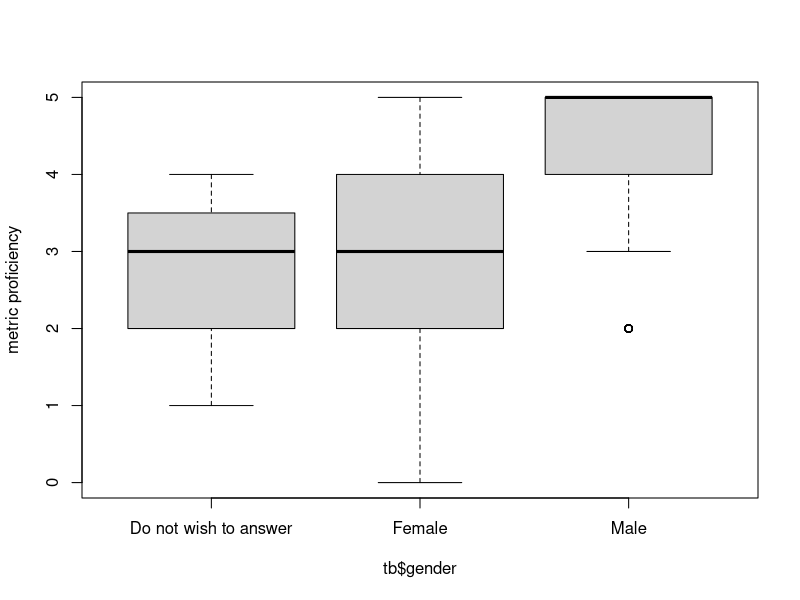
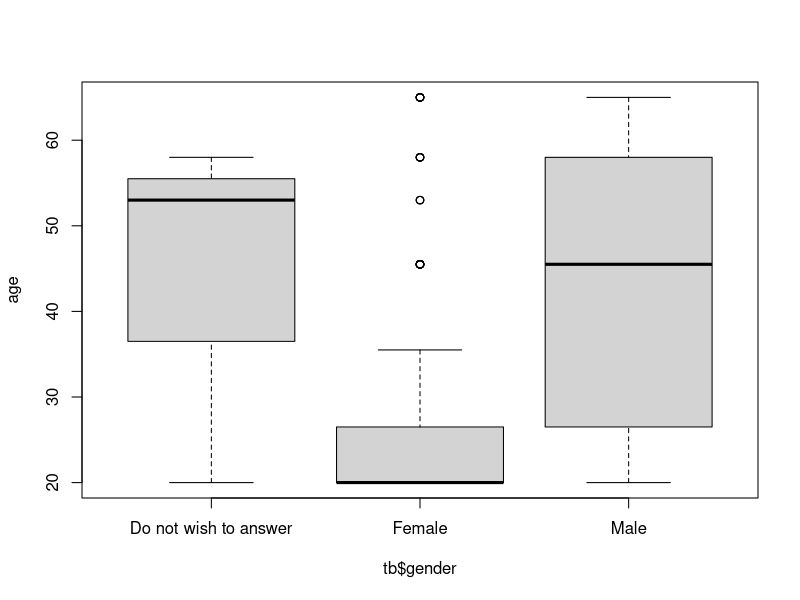
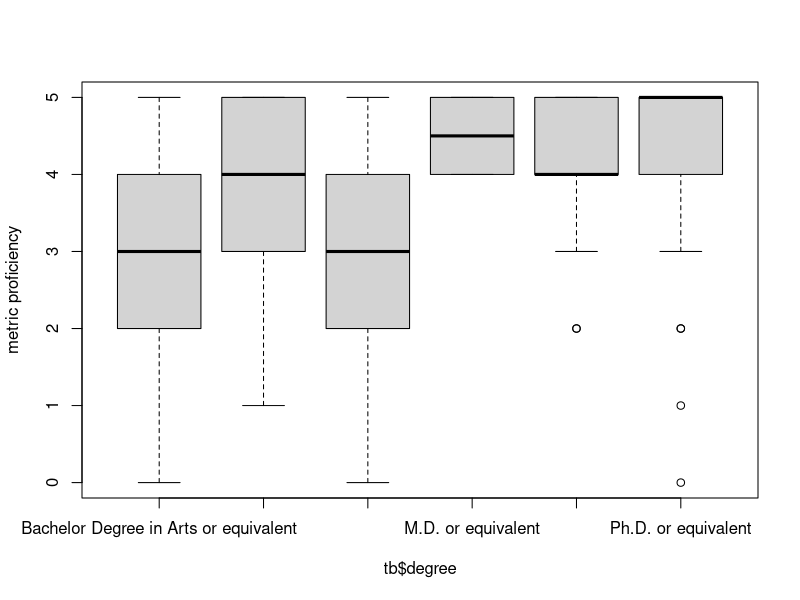
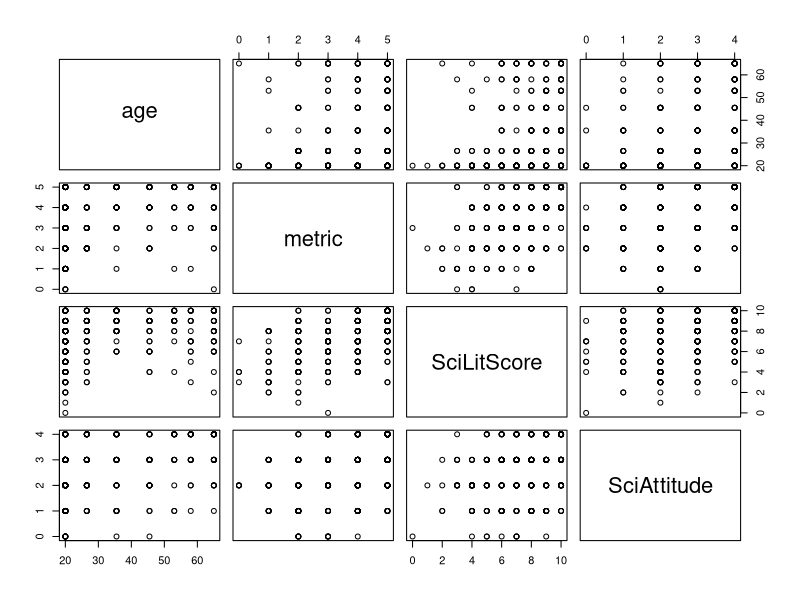
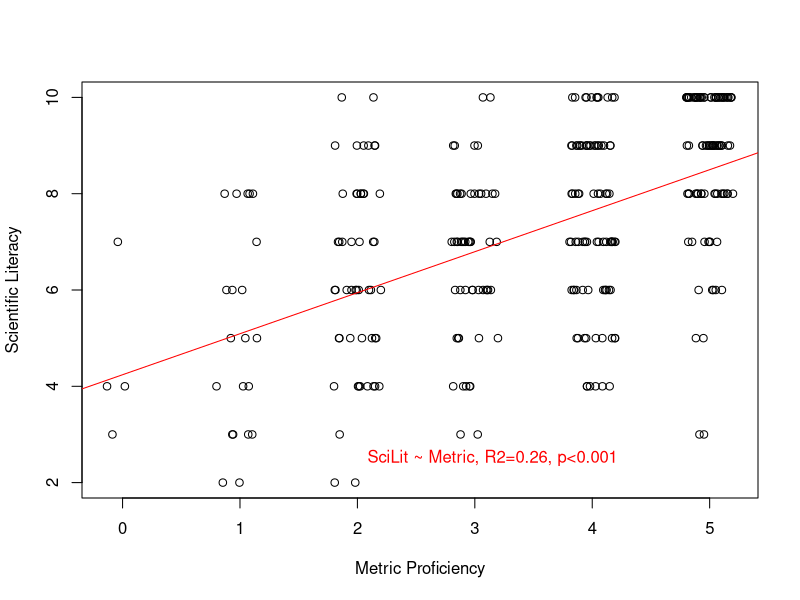
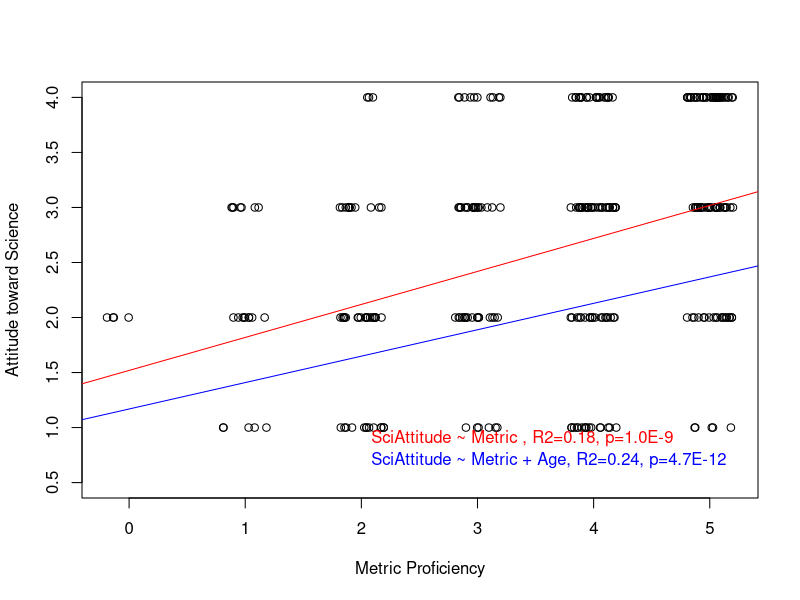
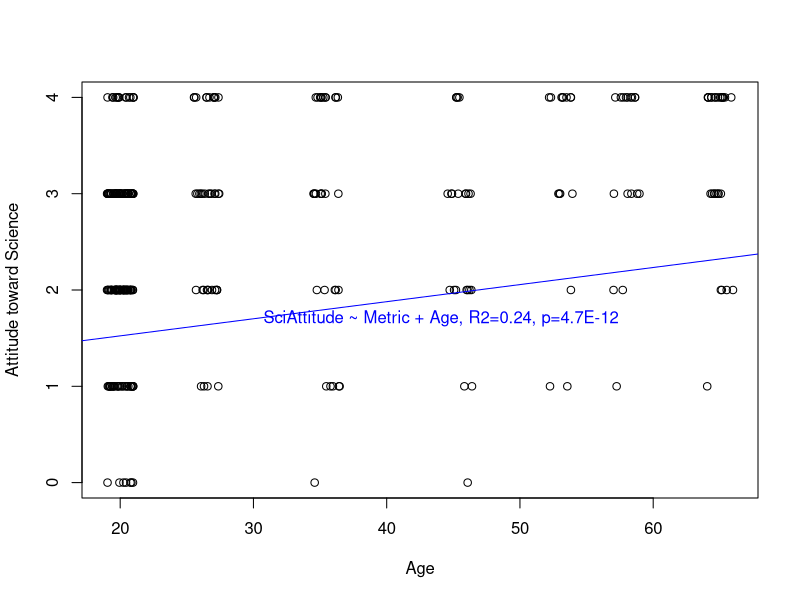
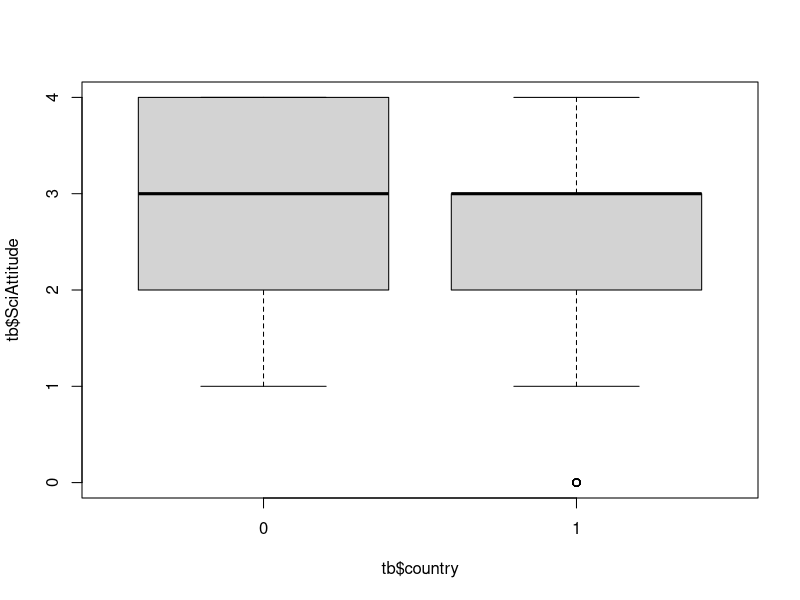

Write the R code that produced these figures, in order.
## ---- chunk 1
rm( list=ls()) #clean up worksapce
list.files()
## ---- chunk 2
tb = read.csv("metric-attitude-literacy.csv", stringsAsFactors = FALSE)
## ---- chunk 3
?str
help(str)
str(tb); 
## ---- chunk 4
#indexing features of R
tb[1:5, 2:3]
tb$age #what does mean? 
#tb$age[?] #try for 5th row in age

# what is the 5th and 9th rows in age and SciLitScore: 
tb[c(5,9), c(7,2)]
## ---- chunk 5
tb[c(5,9), c('age', 'SciLitScore')]
## ---- chunk 6
table(tb$age)
## ---- chunk 7
summary(tb)
## ---- chunk 8
head(tb)
## ---- chunk 9
head( tb[, 2:3], n=2)
## ---- chunk 10
table(tb$country)
## ---- chunk 11
boxplot( tb$metric ~ tb$gender, ylab="metric proficiency" )
## ---- chunk 12
table(tb$metric, tb$gender )
## ---- chunk 13
tb$gender=='Male'
tb$metric[tb$gender=='Male']
tb$metric[tb$gender=='Female']
## ---- chunk 14
t.test(tb$metric[tb$gender=='Female'], tb$metric[tb$gender=='Male'], alternative = 'less')
# Does this mean that females are more uncomfortable with metric usage?
## ---- chunk 15
# Female participants tend to be younger
boxplot( tb$age ~ tb$gender, ylab='age')

# More female participants with Bachelor degrees
table( tb$gender, tb$degree )

boxplot( tb$metric ~ tb$degree, ylab='metric proficiency')

# how age in boxplot
# ???
  
m1 = lm( tb$metric ~ tb$gender )
summary(m1)
#summary( lm( tb$metric ~ tb$gender ) )

m2 = lm( tb$metric ~ tb$age )
summary(m2)

m3 = lm( tb$metric ~ tb$degree )
summary(m3)

m4 = lm( tb$metric~ tb$gender + tb$age + tb$degree )
summary(m4)
## ---- chunk 16
#########################
#summary(tb); str(tb)

#remove rows with missing age from analysis. Missing age can cause bugs in anova model comparisons. 
tb = tb[!is.na(tb$age), ] 

summary(tb)
str(tb); 

pairs(tb[, c("age", "metric", "SciLitScore", "SciAttitude")])

## ---- chunk 17
summary(lm(tb$SciLitScore ~ tb$metric )) #significant
summary(lm(tb$SciAttitude ~ tb$metric )) #significant
summary(lm(tb$SciAttitude ~ tb$SciLitScore )) #significant
summary(lm(tb$SciAttitude ~ tb$age )) #significant
summary(lm(tb$metric ~ tb$age )) #significant

summary(lm(tb$SciAttitude ~ tb$SciLitScore + tb$metric )) #significant
## metric -> SciAttitude and SciLitScore


summary(lm(tb$SciAttitude ~ tb$metric + tb$age + tb$gender + tb$country  )) #only metric is significant
summary(lm(tb$SciLitScore ~ tb$metric + tb$age + tb$gender + tb$country  )) #only metric is significant

summary(lm(tb$SciLitScore ~ tb$country)) #p=0.0009, but seems due to metric?  
summary(lm(tb$SciLitScore ~ tb$metric + tb$country  )) #only metric is significant

summary(lm(tb$SciAttitude ~ tb$country)) #p=0.0127, but seems due to metric?  
summary(lm(tb$SciAttitude ~ tb$country + tb$metric)) #country not significant when controled for metric 


plot( tb$SciLitScore ~ jitter(tb$metric), xlab='Metric Proficiency', ylab='Scientific Literacy', ylim=c(2,10) )
m1 = lm(tb$SciLitScore ~ tb$metric )
abline(m1, col='red')
summary(m1)
text(2, 2.5, "SciLit ~ Metric, R2=0.26, p<0.001", col="red", pos=4)
#abline(m2, col='blue')
summary(m2)
m2 = lm(tb$SciLitScore ~ tb$metric + tb$age)
anova(m1, m2)
m3 = lm(tb$SciLitScore ~ tb$metric + tb$age + tb$gender)
summary(m3)
anova(m2,m3)
m4 = lm(tb$SciLitScore ~ tb$metric + tb$age + tb$country)
anova(m2, m4)
#text(2, 2, "SciLit ~ Metric + Age, R2=0.29, p=2.8E-14", col="blue", pos=4)

plot( tb$SciAttitude ~ jitter(tb$metric), ylim=c(0.5,4), xlab='Metric Proficiency', ylab='Attitude toward Science' )
m1 = lm( tb$SciAttitude ~ tb$metric )
m2 = lm( tb$SciAttitude ~ tb$metric + tb$age )
abline(m1, col='red')
abline(m2, col='blue')
summary(m1)
summary(m2)
anova(m1, m2)
text(2, 0.9, "SciAttitude ~ Metric , R2=0.18, p=1.0E-9", col="red", pos=4)
text(2, 0.7, "SciAttitude ~ Metric + Age, R2=0.24, p=4.7E-12", col="blue", pos=4)

plot( tb$SciAttitude ~ jitter(tb$age), ylab='Attitude toward Science', xlab='Age')
m2 = lm( tb$SciAttitude ~ tb$age + tb$metric)
abline(m2, col='blue')
text(30, 1.7, "SciAttitude ~ Metric + Age, R2=0.24, p=4.7E-12", col="blue", pos=4)

summary(lm(tb$SciAttitude ~ tb$metric + tb$age + tb$gender + tb$country  )) #age is signicant!!!

#but this might be a bias in the sample
# 1) there is many faculty
# 2) people took the sample may be interested in the metric and science at the first place?!
summary(lm(tb$SciAttitude ~ tb$metric + tb$age + tb$gender + tb$country + tb$degree  )) #age is signicant!!!

summary(lm(tb$SciAttitude ~ tb$SciLitScore))
summary(lm(tb$SciAttitude ~ tb$SciLitScore + tb$metric))

boxplot( tb$SciAttitude ~ tb$country )
boxplot( tb$SciLitScore ~ tb$country )
boxplot( tb$metric ~ tb$country )

boxplot( tb$SciLitScore ~ tb$age )
boxplot( tb$SciAttitude ~ tb$age )
boxplot( tb$metric ~ tb$age )

###########
# remove phD from the samples
#
summary(tb[, 1:5])
tb3 = tb[ - grep('Ph.D.', tb$degree)  , ]
summary(tb3)
summary(lm(tb3$SciAttitude ~ tb3$metric + tb3$age + tb3$gender + tb3$country + tb3$degree  )) 
#age is still signicant after PhD are removed from the sample

